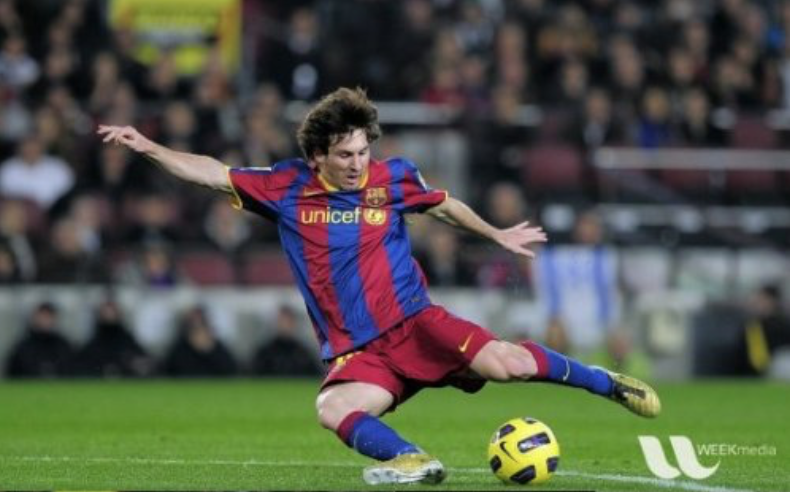
#> input picture data/images/football.png, 790 x 492 px, found by its file name
$ python histCalcProject.py
#> lines starting #> are read from the running program, lines starting #| are printed output that depends on the picture; after the words box and inside, x2 and y2 are one past the last pixel; in counts of white or black regions, pixels touching at a corner belong together
#!/usr/bin/env python
# -*- coding: utf-8 -*-

import cv2
import numpy as np

# roi is the object or region of object we need to find
roi = cv2.imread('data/images/football.png')
#> roi is the input picture: shape (492, 790, 3); mean B, G, R 73.4, 85.3, 82
hsv = cv2.cvtColor(roi, cv2.COLOR_BGR2HSV)
#> hsv: shape (492, 790, 3); mean H, S, V 82.7, 82.7, 98.7

# target is the image we search in
target = cv2.imread('data/images/glass.png')
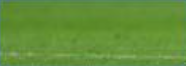
#> input picture data/images/glass.png, 186 x 66 px, found by its file name
#> target is the input picture: shape (66, 186, 3); mean B, G, R 56.7, 144.1, 98.8
hsvt = cv2.cvtColor(target, cv2.COLOR_BGR2HSV)
#> hsvt: shape (66, 186, 3); mean H, S, V 45.9, 154.9, 144.1

# calculating object histogram
roihist = cv2.calcHist([hsv], [0, 1], None, [180, 256], [0, 180, 0 ,256])
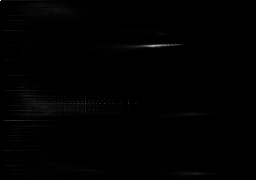
#> roihist: shape (180, 256) float32; min 0, max 1614, mean 8.4; drawn with min black and max white

# normalize histogram and apply backprojection
# 归一化： 原始图像，结果图像，映射到结果图像中的最小值，最大值，归一化类型
# cv2.NORM_MINMAX 对数组的所有值进行转换，使他们线性映射到最小值和最大值之间
cv2.normalize(roihist, roihist, 0, 255, cv2.NORM_MINMAX)

dst = cv2.calcBackProject([hsvt], [0, 1], roihist, [0, 180, 0, 256], 1)
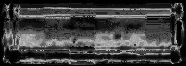
#> dst: shape (66, 186); min 0, max 183, mean 63.2

# now convolute with circular disc
# 此处卷积可以把分散的点连在一起
disc = cv2.getStructuringElement(cv2.MORPH_ELLIPSE, (5, 5))
dst = cv2.filter2D(dst, -1, disc)
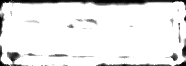
#> dst: shape (66, 186); min 0, max 255, mean 233.5

# thresholding and binary AND
ret, thresh = cv2.threshold(dst, 50, 250, 0)
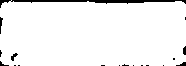
#> thresh: shape (66, 186); values 0 (black) and 250 (white), 95.2% white; 18 black regions (13 under 20 px), largest, box (x1, y1, x2, y2) and area: (0, 0, 186, 8) 426, (0, 17, 3, 34) 27, (11, 53, 18, 61) 27, (183, 46, 186, 55) 23, (176, 62, 186, 66) 23
# 三通道图像，使用merge.
thresh = cv2.merge((thresh, thresh, thresh))

cv2.imshow('thresh', thresh)
# 按位操作
res = cv2.bitwise_and(target, thresh)
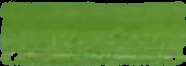
#> res: shape (66, 186, 3); mean B, G, R 50.4, 135.1, 92.1

res = np.hstack((target, thresh, res))
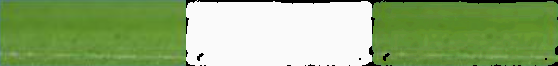
#> res: shape (66, 558, 3); mean B, G, R 115.1, 172.4, 143
cv2.imshow('1', res)
cv2.waitKey(0)

cv2.destroyAllWindows()
